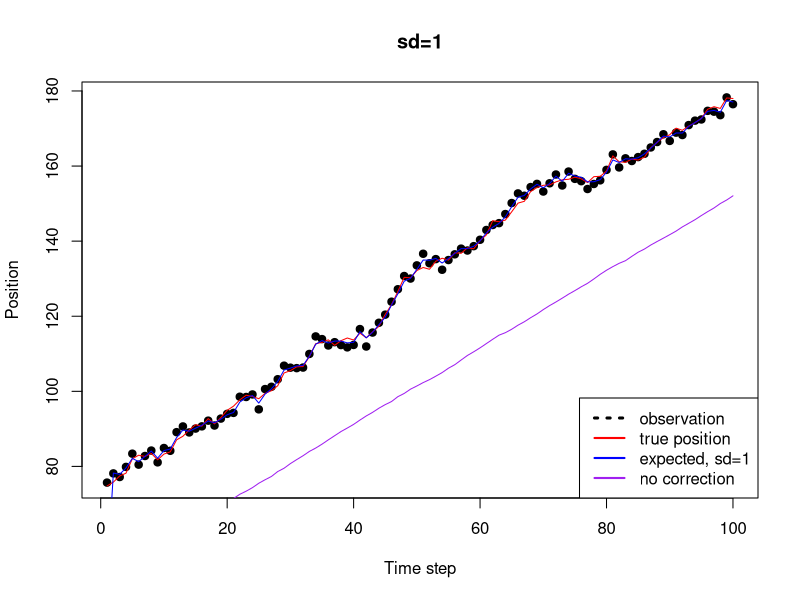
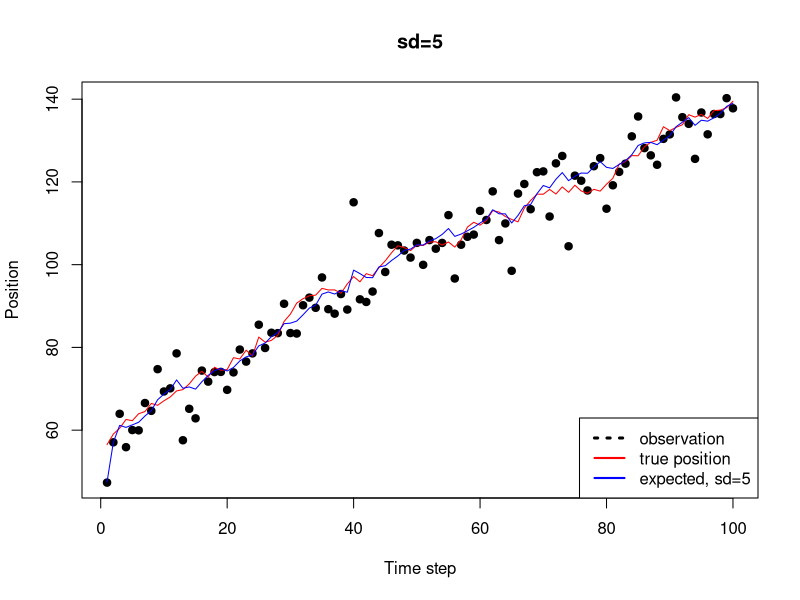
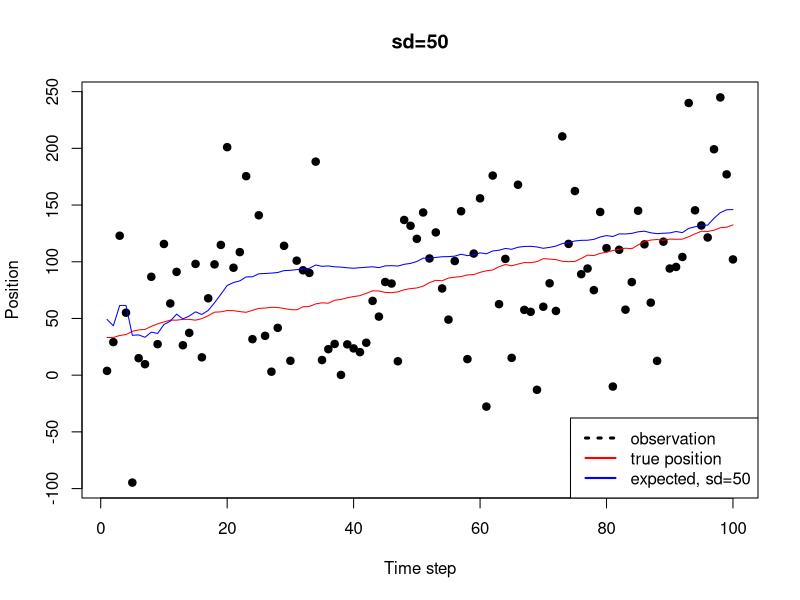

Write R code to recreate these figures, in order.
# Advanced machine learning

#Lab 3


#1
#set.seed(987654321)
set.seed(12345)
timestep <- 100
num_particles <- 100
# 
# transition_model <- function(initial_model, timestep){
#   z_current <- vector(length=timestep)
#   z_current[1] <- initial_model # initial model
#   for(i in 1:(timestep+1)){
#     which_mean<-sample(1:3, size = 1)
#     z_current[i+1] <- rnorm(n=1, mean=z_current[i]+which_mean-1, sd=1)
#   }
#   z_current[2:(timestep+1)]
# }

# 
# emission_model <- function(timestep, z_states, sd=1){
#   x_current <- vector(length=timestep)
#   for(i in 1:timestep){
#     which_mean<-sample(1:3, size = 1)
#     x_current[i]<- rnorm(n=1, mean=z_states[i]+which_mean-2, sd=sd)
#   }
#   x_current
# }z_states <- transition_model(runif(1,0,100), timestep)


generate_xz <- function(timestep, sd){
  x_current <- vector(length=(timestep+1))
  x_current[1] <- 0
  z_current <- vector(length=(timestep+1))
  z_current[1] <- runif(1,0,100)
  for(i in 2:(timestep+1)){
    which_mean<-sample(1:3, size = 1)
    z_current[i] <- rnorm(n=1, mean=z_current[i-1]+which_mean-1, sd=1)
    x_current[i]<- rnorm(n=1, mean=z_current[i]+which_mean-2, sd=sd)
  }
  return(list("obs"=x_current[2:(timestep+1)], "states"=z_current[2:(timestep+1)]))
}

x_and_z <- generate_xz(timestep, sd=1)
x_obs <- x_and_z$obs
z_states <- x_and_z$states


particle_filter <- function(x_obs, num_particles, timestep, sd, correction=TRUE){
  Z_bar <- matrix(ncol=num_particles, nrow=timestep) #particles -prediction
  #initialization
  Z_bar[1,] <- runif(num_particles, 0, 100) #Z0
  Z <- matrix(ncol=num_particles, nrow=timestep) #particles -correction
  Z[1,] <- Z_bar[1,]
  w <- matrix(ncol = num_particles, nrow=timestep) #importance weights
  w[1,] <- rep(1,num_particles)
  for(i in 2:timestep){
    for(j in 1:num_particles){
      which_mean<-sample(1:3, size = 1)
      Z_bar[i,j] <- rnorm(n=1, mean=Z[i-1,j]+which_mean-1, sd=1)
        #transition_model(Z_bar[i,j],1) #transition?
      w[i,j] <- (dnorm(x_obs[i], Z_bar[i,j], sd)+dnorm(x_obs[i], Z_bar[i,j]-1, sd)+dnorm(x_obs[i], Z_bar[i,j]+1, sd))/3 #emission model
    }
    if(correction){
      Z[i,] <- sample(Z_bar[i,], size=num_particles, replace = TRUE, prob=w[i,])
    }
    else{
      Z[i,] <- Z_bar[i,]
    }
  }
  #return(list("Z_bar"=Z_bar[-1,], "Z"=Z))
  Z
}

particles1<-particle_filter(x_obs, num_particles, timestep, sd=1)
exp_location <- rowMeans(particles1)


#2

#sd=5 in emission
x_and_z2 <- generate_xz(timestep, sd=5)
x_obs2 <- x_and_z2$obs
z_states2 <- x_and_z2$states
particles2 <- particle_filter(x_obs2, num_particles, timestep, sd=5)
exp_location2 <- rowMeans(particles2)

#sd=50 in emission
x_and_z3 <- generate_xz(timestep, sd = 50)
x_obs3 <- x_and_z3$obs
z_states3 <- x_and_z3$states
particles3 <- particle_filter(x_obs3, num_particles, timestep, sd=50)
exp_location3 <- rowMeans(particles3)


#3

particles4 <- particle_filter(x_obs, num_particles, timestep, sd=1, correction = FALSE)
exp_location4 <- rowMeans(particles4)


### Comparison of Questions 1,2,3:

what_time <- c(1, timestep*0.25, 0.75*timestep, timestep)
comp_location <- matrix(ncol = length(what_time), nrow=5)
comp_location[1,]<-z_states[what_time]
comp_location[2,]<-exp_location[what_time]
comp_location[3,]<-exp_location2[what_time]
comp_location[4,]<-exp_location3[what_time]
comp_location[5,]<-exp_location4[what_time]
colnames(comp_location) <- what_time
rownames(comp_location) <- c("True", "exp1", "exp2", "exp3", "exp4")
comp_location

z_states <- x_and_z$states

# plot(z_states, type="l", ylab="Position", xlab="Time step", 
#      main="Comparison of true location and expected locations", ylim = c(20,170))
# lines(exp_location, col="blue")
# lines(exp_location2, col="green")
# lines(exp_location3, col="red")
# lines(exp_location4, col="purple")
# legend("bottomright",c("true position","expected, sd=1","expected, sd=5","expected, sd=50","no correction"),
#        col = c("black","blue","green","red","purple"), lty = c(3, 1, 1, 1, 1, 1), lwd=c(3, rep(2,5)))

plot(x_obs, pch=19, main="sd=1", xlab="Time step", ylab="Position")
lines(z_states, col="red")
lines(exp_location, col="blue")
lines(exp_location4, col="purple")
legend("bottomright",c("observation","true position","expected, sd=1","no correction"),
       col = c("black","red","blue","purple"), lty = c(3, 1, 1, 1), lwd=c(3, 2, 2, 2))

# plot(z_states-exp_location)
# plot(z_states-exp_location2)
# plot(z_states-exp_location3)
# plot(z_states-exp_location4)

plot(x_obs2, pch=19, main="sd=5", xlab="Time step", ylab="Position")
lines(z_states2, col="red")
lines(exp_location2, col="blue")
legend("bottomright",c("observation","true position","expected, sd=5"),
       col = c("black","red","blue"), lty = c(3, 1, 1), lwd=c(3, 2, 2))

plot(x_obs3, pch=19, main="sd=50", xlab="Time step", ylab="Position")
lines(z_states3, col="red")
lines(exp_location3, col="blue")
legend("bottomright",c("observation","true position","expected, sd=50"),
       col = c("black","red","blue"), lty = c(3, 1, 1), lwd=c(3, 2, 2))

